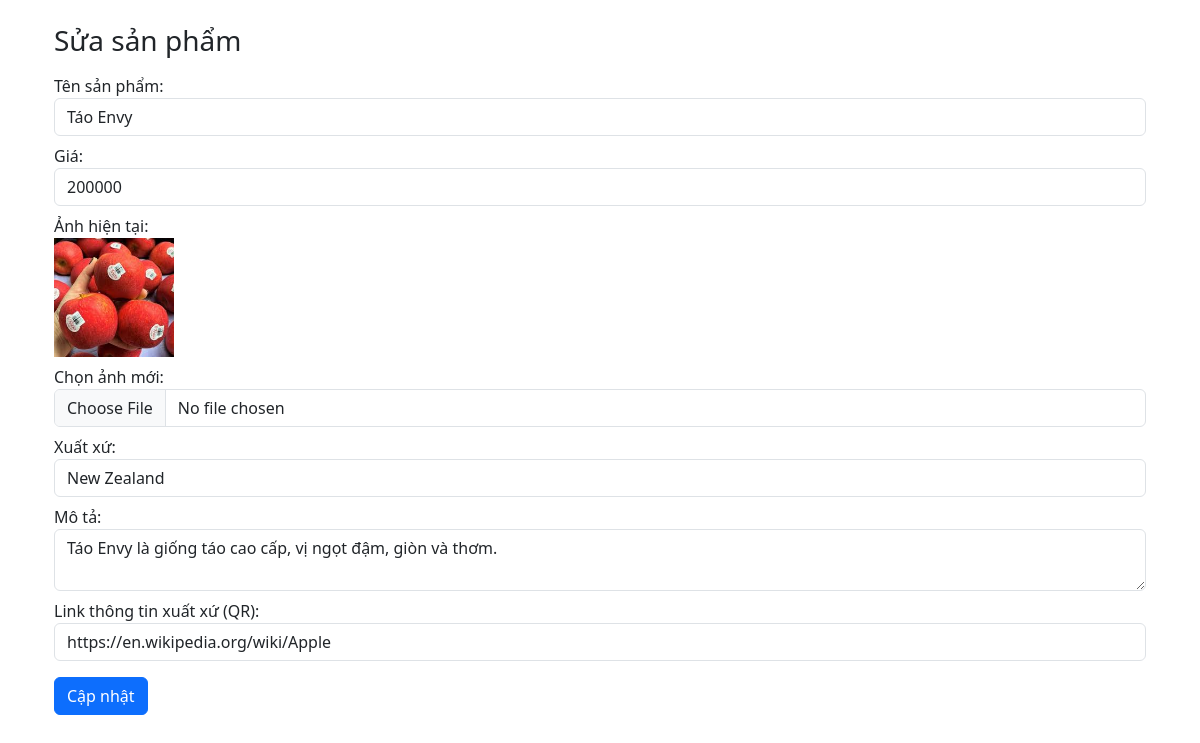
The page /traicay/admin/adsuasanpham.php?id=1 (signed in) on the database its author committed.
### tables this page shows
CREATE TABLE `products` (
  `id` int(11) NOT NULL,
  `name` varchar(255) DEFAULT NULL,
  `price` int(11) DEFAULT NULL,
  `image` varchar(255) DEFAULT NULL,
  `origin` varchar(255) DEFAULT NULL,
  `description` text DEFAULT NULL,
  `qr_link` varchar(255) DEFAULT NULL
);

### traicay/admin/adsuasanpham.php (the view, shortened to what this page needs)
<?php
include "../ketnoi.php";
$id = $_GET['id'];
$result = $conn->query("SELECT * FROM products WHERE id = $id");
$product = $result->fetch_assoc();
?>
<!DOCTYPE html>
<html>
<head>
    <link rel="stylesheet" href="../bootstrap cdn/KT2/css/bootstrap.min.css">
</head>
<body class="container p-4">
<h3 class="mb-3">Sửa sản phẩm</h3>
<form method="POST" enctype="multipart/form-data">
    Tên sản phẩm:
    <input type="text" name="name" class="form-control mb-2"
           value="<?= $product['name'] ?>" required>
    Giá:
    <input type="number" name="price" class="form-control mb-2"
           value="<?= $product['price'] ?>" required>
    Ảnh hiện tại:<br>
    <img src="../<?= $product['image'] ?>" width="120" class="mb-2"><br>
    Chọn ảnh mới:
    <input type="file" name="image" class="form-control mb-2">
    Xuất xứ:
    <input type="text" name="origin" class="form-control mb-2"
           value="<?= $product['origin'] ?>" required>
    Mô tả:
    <textarea name="description" class="form-control mb-2" required><?= $product['description'] ?></textarea>
    <div class="mb-3">
        <label>Link thông tin xuất xứ (QR):</label>
        <input type="text" name="qr_link" class="form-control"
               value="<?= $product['qr_link'] ?>"
               placeholder="Nhập link nguồn để tạo mã QR">
    </div>
    <button class="btn btn-primary" name="update">Cập nhật</button>
</form>
</body>
</html>

### rows shown on the page
products: name "Táo Envy", price "200000", image (picture), origin "New Zealand", description "Táo Envy là giống táo cao cấp, vị ngọt đậm, giòn và thơm.", qr_link "https://en.wikipedia.org/wiki/Apple"
